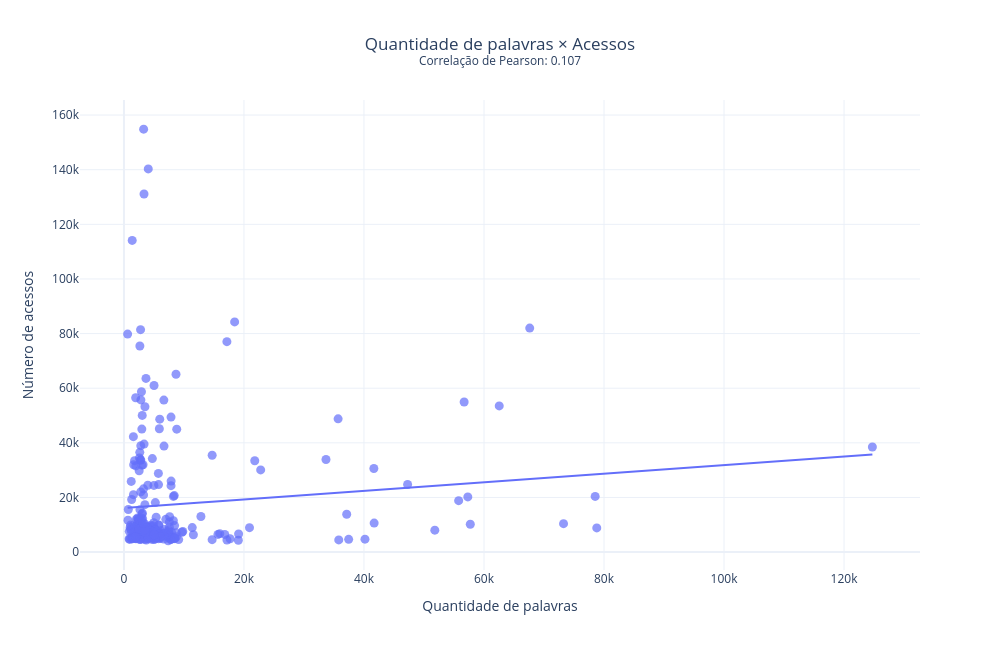

Notebook code cell kept with this figure:
### Markdown cell above
E apesar de seus folhetins e contos curtos, o desvio padrao de aproximadamente 15.324 palavras, demonstra que quando o velho pegava pra escrever um livro, escrevia mesmo e não poupava palavras . O máximo da coletanea foi 124.721 palavras na obra "A semana". EU como leitor confesso que não conhecia essa 


E isso me traz a pergunta, mais palavras é mais qualidade? Se tratarmos qualidade como sendo quantos acessos essa obra teve em dominio publico, podemos fazer uma correlação entre quantidade de palavras e acessos no portal de dominio publico para responder essa questão

### Code cell
df_plot = df_coletanea_infos.copy()

df_plot["count_words"] = pd.to_numeric(
    df_plot["count_words"],
    errors="coerce",
)

df_plot["acessos"] = pd.to_numeric(
    df_plot["acessos"],
    errors="coerce",
)

df_plot = df_plot.dropna(
    subset=["count_words", "acessos"]
)


correlacao = df_plot["count_words"].corr(
    df_plot["acessos"]
)


fig = px.scatter(
    df_plot,
    x="count_words",
    y="acessos",
    hover_name="titulo",
    hover_data=[
        "count_pages",
        "fonte",
    ],
    trendline="ols",
    title=(
        "Quantidade de palavras × Acessos"
        f"<br><sup>Correlação de Pearson: {correlacao:.3f}</sup>"
    ),
    labels={
        "count_words": "Quantidade de palavras",
        "acessos": "Número de acessos",
    },
)

fig.update_traces(
    marker={
        "size": 9,
        "opacity": 0.7,
    }
)

fig.update_layout(
    template="plotly_white",
    height=650,
    width=1000,
    title={
        "x": 0.5,
        "xanchor": "center",
    },
)

fig.show()

### Figure 1 — Plotly figure (JSON) as saved in the notebook; plotly's stock layout.template omitted (floating-point values rounded to 4 significant figures; data arrays with more than 128 entries replaced by an {"elided": "..."} marker saying what was removed)
{"data": [{"customdata": {"elided": "257x2 mixed values"}, "hovertemplate": "<b>%{hovertext}</b><br><br>Quantidade de palavras=%{x}<br>Número de acessos=%{y}<br>count_pages=%{customdata[0]}<br>fonte=%{customdata[1]}<extra></extra>", "hovertext": {"elided": "257 str values"}, "legendgroup": "", "marker": {"color": "#636efa", "opacity": 0.7, "size": 9, "symbol": "circle"}, "mode": "markers", "name": "", "orientation": "v", "showlegend": false, "type": "scatter", "x": {"elided": "257 int values"}, "xaxis": "x", "y": {"elided": "257 int values"}, "yaxis": "y"}, {"hovertemplate": "<b>OLS trendline</b><br>acessos = 0.156638 * count_words + 16155.6<br>R<sup>2</sup>=0.011399<br><br>Quantidade de palavras=%{x}<br>Número de acessos=%{y} <b>(trend)</b><extra></extra>", "legendgroup": "", "marker": {"color": "#636efa", "opacity": 0.7, "size": 9, "symbol": "circle"}, "mode": "lines", "name": "", "showlegend": false, "type": "scatter", "x": {"elided": "257 int values"}, "xaxis": "x", "y": {"elided": "257 float values"}, "yaxis": "y"}], "layout": {"height": 650, "legend": {"tracegroupgap": 0}, "title": {"text": "Quantidade de palavras × Acessos<br><sup>Correlação de Pearson: 0.107</sup>", "x": 0.5, "xanchor": "center"}, "width": 1000, "xaxis": {"anchor": "y", "domain": [0, 1], "title": {"text": "Quantidade de palavras"}}, "yaxis": {"anchor": "x", "domain": [0, 1], "title": {"text": "Número de acessos"}}}}
